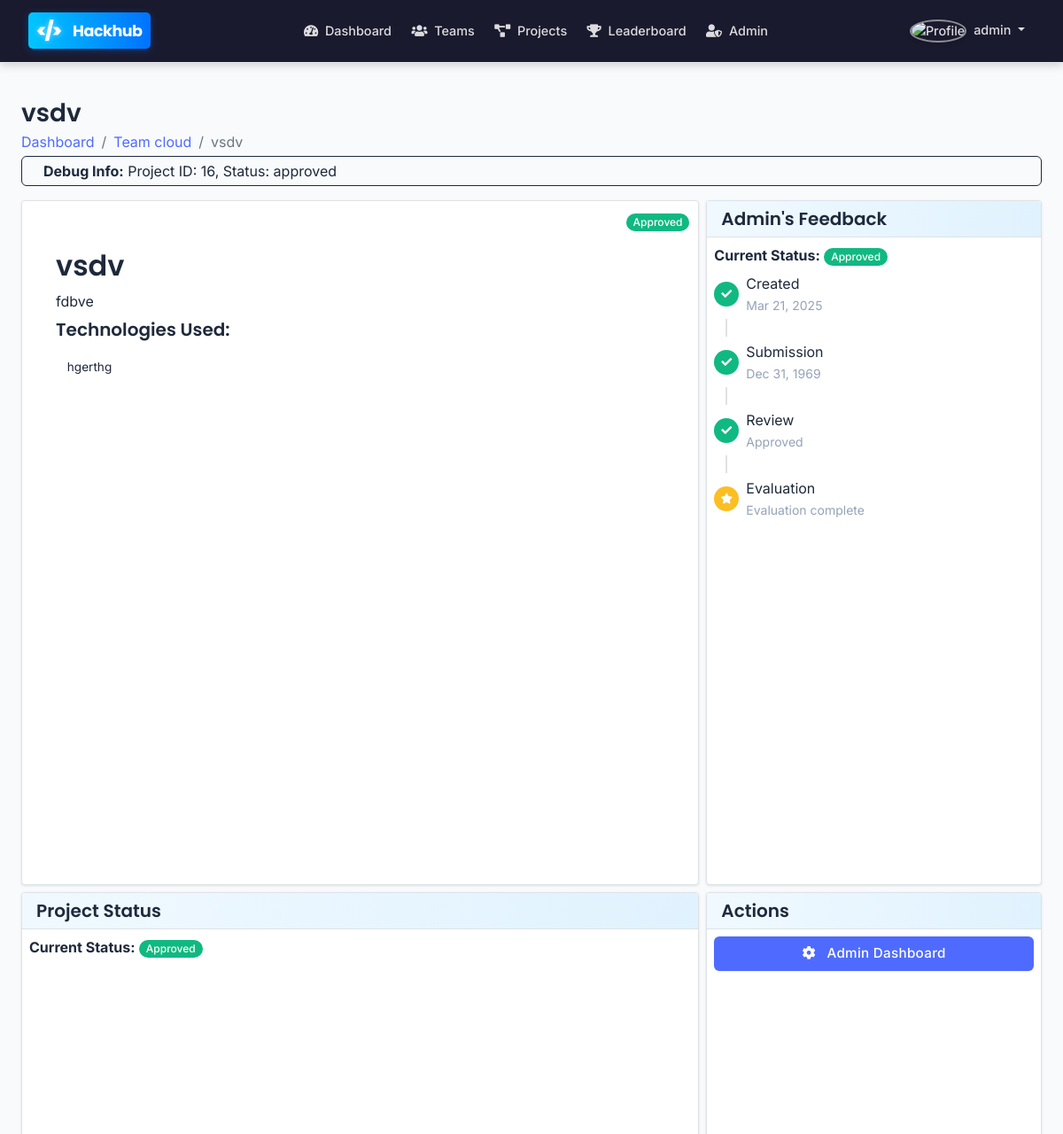
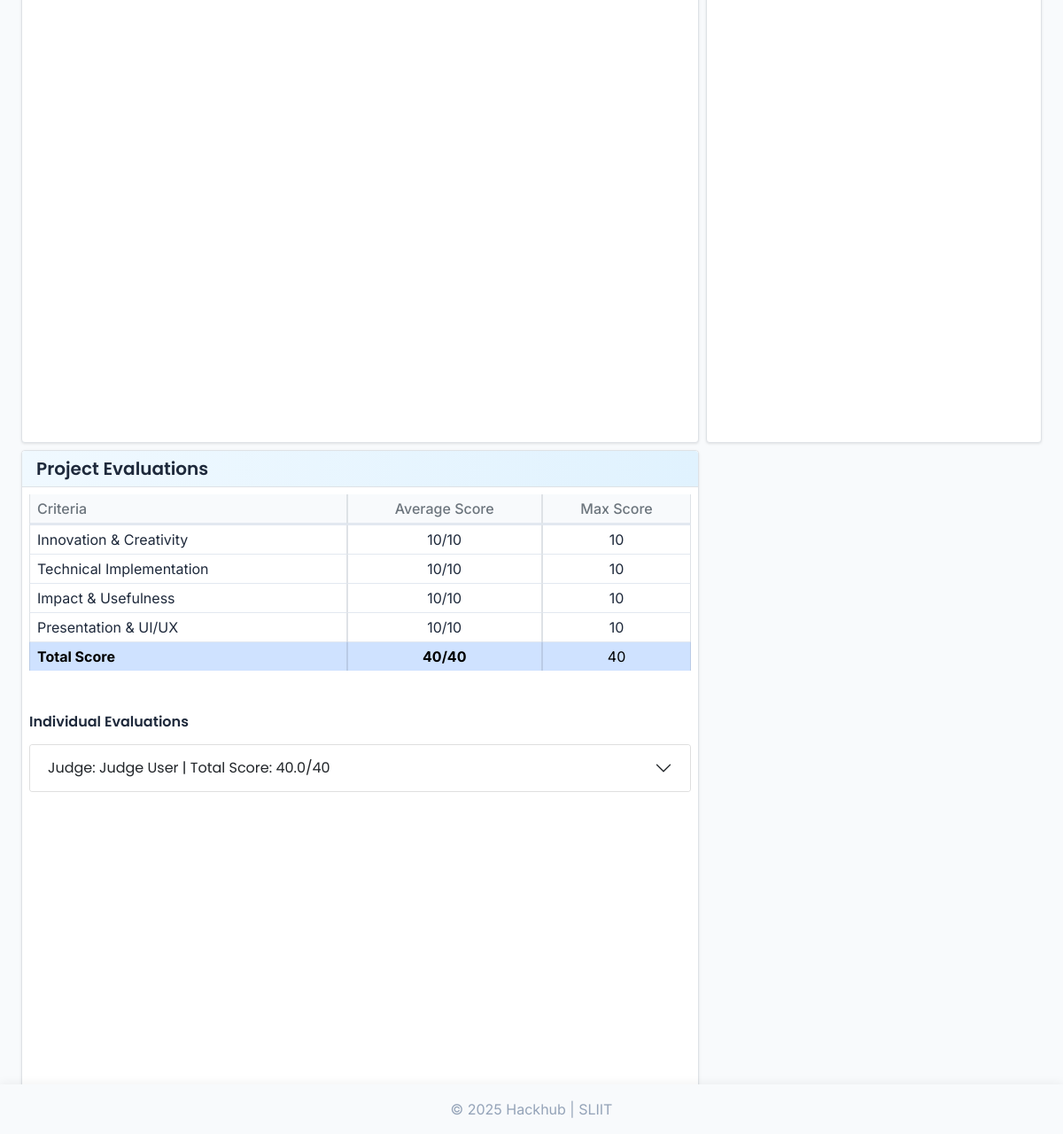
/pages/project-details.php?id=16 (signed in), run on the app's committed database (2 pictures, top to bottom).
### tables this page shows
CREATE TABLE `projects` (
  `project_id` int(11) NOT NULL,
  `team_id` int(11) NOT NULL,
  `title` varchar(100) NOT NULL,
  `description` text NOT NULL,
  `tech_stack` text DEFAULT NULL,
  `github_link` varchar(255) DEFAULT NULL,
  `demo_link` varchar(255) DEFAULT NULL,
  `status` enum('draft','submitted','under_review','rejected','approved') NOT NULL DEFAULT 'draft',
  `submission_date` timestamp NULL DEFAULT NULL,
  `admin_feedback` text DEFAULT NULL,
  `created_at` timestamp NOT NULL DEFAULT current_timestamp(),
  `updated_at` timestamp NOT NULL DEFAULT current_timestamp() ON UPDATE current_timestamp()
);

CREATE TABLE `teams` (
  `team_id` int(11) NOT NULL,
  `team_name` varchar(100) NOT NULL,
  `team_description` text DEFAULT NULL,
  `created_by` int(11) NOT NULL,
  `created_at` timestamp NOT NULL DEFAULT current_timestamp(),
  `updated_at` timestamp NOT NULL DEFAULT current_timestamp() ON UPDATE current_timestamp()
);

CREATE TABLE `evaluations` (
  `evaluation_id` int(11) NOT NULL,
  `project_id` int(11) NOT NULL,
  `judge_id` int(11) NOT NULL,
  `innovation_score` decimal(3,1) NOT NULL,
  `implementation_score` decimal(3,1) NOT NULL,
  `impact_score` decimal(3,1) NOT NULL,
  `presentation_score` decimal(3,1) NOT NULL,
  `total_score` decimal(4,1) GENERATED ALWAYS AS (`innovation_score` + `implementation_score` + `impact_score` + `presentation_score`) STORED,
  `comments` text DEFAULT NULL,
  `evaluated_at` timestamp NOT NULL DEFAULT current_timestamp(),
  `updated_at` timestamp NOT NULL DEFAULT current_timestamp() ON UPDATE current_timestamp()
);

CREATE TABLE `users` (
  `user_id` int(11) NOT NULL,
  `username` varchar(50) NOT NULL,
  `email` varchar(100) NOT NULL,
  `password` varchar(255) NOT NULL,
  `first_name` varchar(50) NOT NULL,
  `last_name` varchar(50) NOT NULL,
  `bio` text DEFAULT NULL,
  `profile_pic` varchar(255) DEFAULT NULL,
  `skills` text DEFAULT NULL,
  `user_type` enum('participant','admin','judge') NOT NULL DEFAULT 'participant',
  `created_at` timestamp NOT NULL DEFAULT current_timestamp(),
  `updated_at` timestamp NOT NULL DEFAULT current_timestamp() ON UPDATE current_timestamp()
);

### pages/project-details.php (the view, shortened to what the rows shown need)
<?php
require_once '../includes/config.php';
require_once '../includes/auth-new.php';
$project_id = $_GET['id'];
$sql = "SELECT p.*, t.team_name, t.team_id
        FROM projects p
        JOIN teams t ON p.team_id = t.team_id
        WHERE p.project_id = ?";
if ($stmt = mysqli_prepare($conn, $sql)) {
    mysqli_stmt_bind_param($stmt, "i", $project_id);
    if (mysqli_stmt_execute($stmt)) {
        $result = mysqli_stmt_get_result($stmt);
        if (mysqli_num_rows($result) == 1) {
            $project = mysqli_fetch_assoc($result);
        } else {
            $_SESSION['message'] = "Project not found";
            $_SESSION['message_type'] = "warning";
            header("Location: " . BASE_URL . "/pages/dashboard.php");
            exit();
        }
    } else {
        $_SESSION['message'] = "Oops! Something went wrong. Please try again later.";
        $_SESSION['message_type'] = "danger";
        header("Location: " . BASE_URL . "/pages/dashboard.php");
        exit();
    }
}
$isTeamMember = false;
$is_team_leader = false;
$evaluations = array();
if (isAdmin() || isJudge() || ($isTeamMember && $project['status'] == 'approved')) {
    $sql = "SELECT e.*, u.first_name, u.last_name
            FROM evaluations e
            JOIN users u ON e.judge_id = u.user_id
            WHERE e.project_id = ?";
    if ($stmt = mysqli_prepare($conn, $sql)) {
        mysqli_stmt_bind_param($stmt, "i", $project_id);
        if (mysqli_stmt_execute($stmt)) {
            $result = mysqli_stmt_get_result($stmt);
            while ($row = mysqli_fetch_assoc($result)) {
                $evaluations[] = $row;
            }
        }
    }
}
require_once '../includes/header.php';
?>
<div class="container px-2">
    <div class="row mb-2">
        <div class="col-md-12">
            <h1 class="fs-3 mb-1"><?php echo $project['title']; ?></h1>
            <nav aria-label="breadcrumb">
                <ol class="breadcrumb py-0 mb-1">
                    <li class="breadcrumb-item"><a href="<?php echo BASE_URL; ?>/pages/dashboard.php">Dashboard</a></li>
                    <li class="breadcrumb-item"><a href="<?php echo BASE_URL; ?>/pages/team-details.php?id=<?php echo $project['team_id']; ?>"><?php echo $project['team_name']; ?></a></li>
                    <li class="breadcrumb-item active" aria-current="page"><?php echo $project['title']; ?></li>
                </ol>
            </nav>
            <?php if (isAdmin()): ?>
            <div class="alert alert-info py-1 mb-2">
                <strong>Debug Info:</strong> Project ID: <?php echo $project_id; ?>, Status: <?php echo $project['status']; ?>
            </div>
            <?php endif; ?>
        </div>
    </div>
    <div class="row g-2">
        <div class="col-md-8">
            <div class="card mb-2 project-details-header">
                <div class="card-body py-2">
                    <div class="project-status">
                        <?php
                        switch ($project['status']) {
                            case 'approved':
                                echo '<span class="badge bg-success">Approved</span>';
                                break;
                        }
                        ?>
                    </div>
                    <h2 class="mb-2"><?php echo $project['title']; ?></h2>
                    <p class="mb-2"><?php echo nl2br($project['description']); ?></p>
                    <?php if (!empty($project['tech_stack'])): ?>
                    <div class="mb-2">
                        <h5>Technologies Used:</h5>
                        <div>
                            <?php
                            $technologies = explode(',', $project['tech_stack']);
                            foreach ($technologies as $tech) {
                                echo '<span class="tech-tag">' . trim($tech) . '</span>';
                            }
                            ?>
                        </div>
                    </div>
                    <?php endif; ?>
                </div>
            </div>
            <div class="card mt-2">
                <div class="card-body py-2">
                    <p class="mb-2"><strong>Current Status:</strong>
                        <span class="badge bg-<?php
                            switch ($project['status']) {
                                case 'approved': echo 'success'; break;
                            }
                        ?>">
                            <?php echo ucfirst($project['status']); ?>
                        </span>
                    </p>
                </div>
            </div>
            <?php if ((isAdmin() || isJudge() || ($isTeamMember && $project['status'] == 'approved')) && count($evaluations) > 0): ?>
            <div class="card mb-4">
                <div class="card-body">
                    <div class="table-responsive">
                        <table class="table table-bordered">
                            <thead>
                                <tr class="bg-light">
                                    <th>Criteria</th>
                                    <th class="text-center">Average Score</th>
                                    <th class="text-center">Max Score</th>
                                </tr>
                            </thead>
                        </table>
                    </div>
                    <?php if (isAdmin() || isJudge()): ?>
                    <div class="mt-4">
                        <div class="accordion" id="evaluationsAccordion">
                            <?php foreach ($evaluations as $index => $eval): ?>
                            <div class="accordion-item">
                                <h2 class="accordion-header" id="heading<?php echo $index; ?>">
                                    <button class="accordion-button collapsed" type="button" data-bs-toggle="collapse" data-bs-target="#collapse<?php echo $index; ?>" aria-expanded="false" aria-controls="collapse<?php echo $index; ?>">
                                        Judge: <?php echo $eval['first_name'] . ' ' . $eval['last_name']; ?> | Total Score: <?php echo $eval['total_score']; ?>/40
                                    </button>
                                </h2>
                            </div>
                            <?php endforeach; ?>
                        </div>
                    </div>
                    <?php endif; ?>
                </div>
            </div>
            <?php endif; ?>
        </div>
        <div class="col-md-4">
            <div class="card">
                <div class="card-body">
                    <?php if ($project['status'] == 'rejected' && !empty($project['admin_feedback'])): ?>
                    <div class="card border-danger mb-2">
                        <div class="card-header bg-danger text-white p-1 small fw-bold">Feedback (Rejection Reason)</div>
                        <div class="card-body p-2">
                            <?php echo nl2br(htmlspecialchars($project['admin_feedback'])); ?>
                        </div>
                    </div>
                    <?php
                    if ($is_team_leader): ?>
                    <div class="mt-2 border-top pt-2">
                        <button type="button" class="btn btn-danger btn-sm" onclick="confirmDeleteProject('<?php echo $project_id; ?>', '<?php echo htmlspecialchars($project['title']); ?>')">
                            <i class="fas fa-trash me-1"></i> Delete Project
                        </button>
                    </div>
                    <?php endif; ?>
                    <?php else: ?>
                    <p class="mb-2"><strong>Current Status:</strong>
                        <span class="badge bg-<?php
                            switch ($project['status']) {
                                case 'approved': echo 'success'; break;
                            }
                        ?>">
                            <?php echo ucfirst($project['status']); ?>
                        </span>
                    </p>
                    <div class="mt-2 status-timeline">
                        <div class="status-item d-flex align-items-center mb-1">
                            <div class="status-icon bg-success text-white">
                                <i class="fas fa-check"></i>
                            </div>
                            <div class="ms-2">
                                <div>Created</div>
                                <small class="text-muted"><?php echo date('M d, Y', strtotime($project['created_at'])); ?></small>
                            </div>
                        </div>
                        <div class="status-line"></div>
                        <div class="status-item d-flex align-items-center mb-1">
                            <div class="status-icon bg-<?php echo ($project['status'] == 'draft') ? 'secondary' : 'success'; ?> text-white">
                                <?php if ($project['status'] == 'draft'): ?>
                                <i class="fas fa-clock"></i>
                                <?php else: ?>
                                <i class="fas fa-check"></i>
                                <?php endif; ?>
                            </div>
                            <div class="ms-2">
                                <div>Submission</div>
                                <?php if ($project['status'] != 'draft'): ?>
                                <small class="text-muted"><?php echo date('M d, Y', strtotime($project['submission_date'])); ?></small>
                                <?php else: ?>
                                <small class="text-muted">Pending</small>
                                <?php endif; ?>
                            </div>
                        </div>
                        <div class="status-line"></div>
                        <div class="status-item d-flex align-items-center mb-1">
                            <div class="status-icon bg-<?php echo ($project['status'] == 'approved') ? 'success' : (($project['status'] == 'rejected') ? 'danger' : 'secondary'); ?> text-white">
                                <?php if ($project['status'] == 'approved'): ?>
                                <i class="fas fa-check"></i>
                                <?php elseif ($project['status'] == 'rejected'): ?>
                                <i class="fas fa-times"></i>
                                <?php else: ?>
                                <i class="fas fa-clock"></i>
                                <?php endif; ?>
                            </div>
                            <div class="ms-2">
                                <div>Review</div>
                                <?php if ($project['status'] == 'draft'): ?>
                                <small class="text-muted">Waiting for submission</small>
                                <?php elseif ($project['status'] == 'submitted'): ?>
                                <small class="text-muted">Under review</small>
                                <?php elseif ($project['status'] == 'rejected'): ?>
                                <small class="text-muted">Needs revision</small>
                                <?php elseif ($project['status'] == 'approved'): ?>
                                <small class="text-muted">Approved</small>
                                <?php endif; ?>
                            </div>
                        </div>
                        <div class="status-line"></div>
                        <div class="status-item d-flex align-items-center">
                            <div class="status-icon bg-<?php echo ($project['status'] == 'approved' && !empty($evaluations)) ? 'warning' : 'secondary'; ?> text-white">
                                <?php if ($project['status'] == 'approved' && !empty($evaluations)): ?>
                                <i class="fas fa-star"></i>
                                <?php else: ?>
                                <i class="fas fa-clock"></i>
                                <?php endif; ?>
                            </div>
                            <div class="ms-2">
                                <div>Evaluation</div>
                                <?php if ($project['status'] != 'approved'): ?>
                                <small class="text-muted">Waiting for approval</small>
                                <?php elseif (empty($evaluations)): ?>
                                <small class="text-muted">Pending evaluation</small>
                                <?php else: ?>
                                <small class="text-muted">Evaluation complete</small>
                                <?php endif; ?>
                            </div>
                        </div>
                    </div>
                    <?php endif; ?>
                </div>
            </div>
        </div>
    </div>
</div>
<?php
require_once '../includes/footer.php';
?>

### data on the page
projects: title "vsdv", team.team_name "Team cloud", status "approved", description "fdbve", tech_stack "hgerthg", status "Approved", created_at "Mar 21, 2025", submission_date "Dec 31, 1969"
evaluations: judge.first_name "Judge", judge.last_name "User", total_score "40.0"

### other printed values
$_SESSION['username'] "admin"
$project_id "16"
$average_scores['innovation'] "10"
$average_scores['implementation'] "10"
$average_scores['impact'] "10"
$average_scores['presentation'] "10"
$average_scores['total'] "40"
